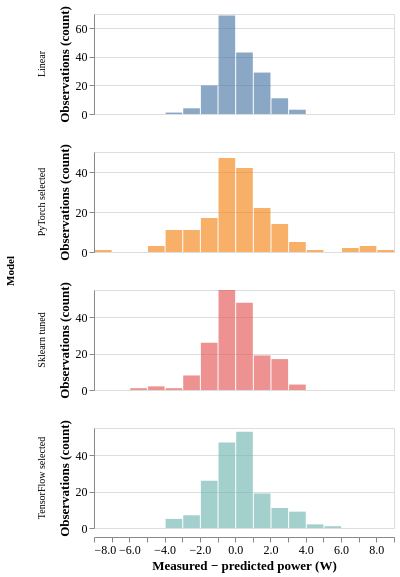

Describe this chart as a Vega-Lite specification.
### Vega-Lite specification from a JSON file in a GitHub repository (floating-point values rounded to 4 significant figures; data arrays with more than 128 entries replaced by an {"elided": "..."} marker saying what was removed)
{"config": {"view": {"continuousWidth": 300, "continuousHeight": 300}, "axis": {"labelFontSize": 12, "titleFontSize": 13}, "font": "Times New Roman", "legend": {"labelFontSize": 12, "titleFontSize": 13}}, "data": {"name": "data-7b35b0db83bd010fa03cab40f7da047e"}, "facet": {"row": {"field": "model", "title": "Model", "type": "nominal"}}, "spec": {"mark": {"type": "bar", "opacity": 0.65}, "encoding": {"color": {"field": "model", "legend": null, "title": "Model", "type": "nominal"}, "tooltip": [{"field": "model", "type": "nominal"}, {"aggregate": "count", "type": "quantitative"}], "x": {"bin": {"maxbins": 25}, "field": "residual", "title": "Measured − predicted power (W)", "type": "quantitative"}, "y": {"aggregate": "count", "title": "Observations (count)", "type": "quantitative"}}, "height": 100}, "resolve": {"scale": {"y": "independent"}}, "$schema": "https://vega.github.io/schema/vega-lite/v6.4.1.json", "datasets": {"data-7b35b0db83bd010fa03cab40f7da047e": {"elided": "720 records"}}}
